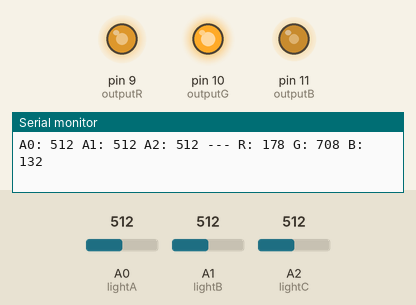
Simulated run of this sketch. Board: Arduino Uno, built with avr-gcc and run on an emulated ATmega328P. Shown: output pins drawn as LEDs (lit = HIGH), the last lines printed to the serial monitor. The inputs (shaded band) are chosen by the test bench; at power-on: A0 (lightA) = 512, A2 (lightC) = 512, A1 (lightB) = 512.

Above: at 1.2 s.
1.3 s: A0 (lightA) set to 306
At 2.5 s:
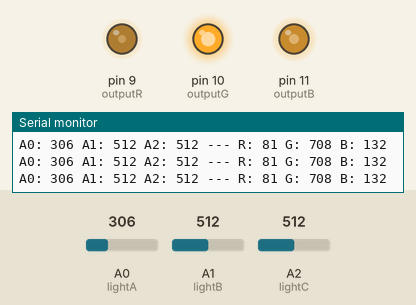
2.8 s: A2 (lightC) set to 306
At 4.0 s:
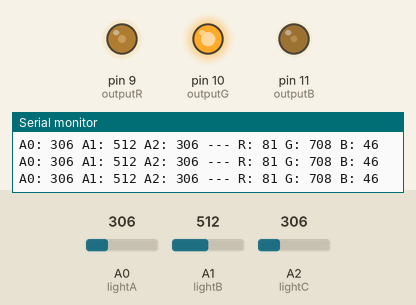
4.3 s: A1 (lightB) set to 122
At 5.5 s:
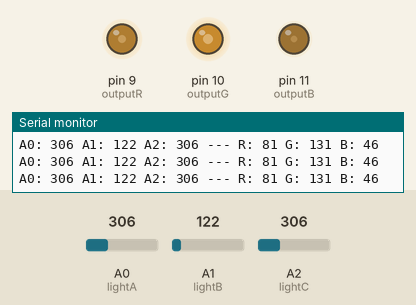
5.8 s: A1 (lightB) set to 0
At 6.6 s:
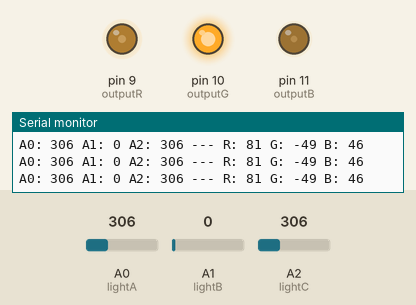
7.3 s: A2 (lightC) set to 122
At 7.8 s:
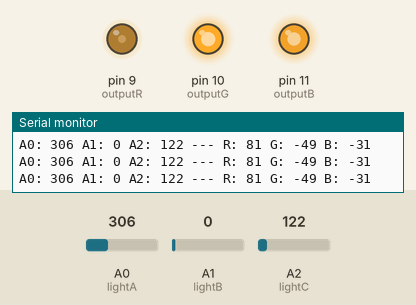
8.8 s: A0 (lightA) set to 511
At 10.1 s:
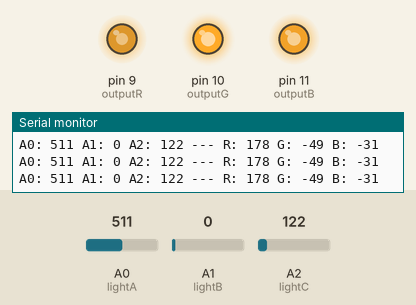
Timing chart, 0 to 11.3 s (numbered marks = the images above; inputs shaded):
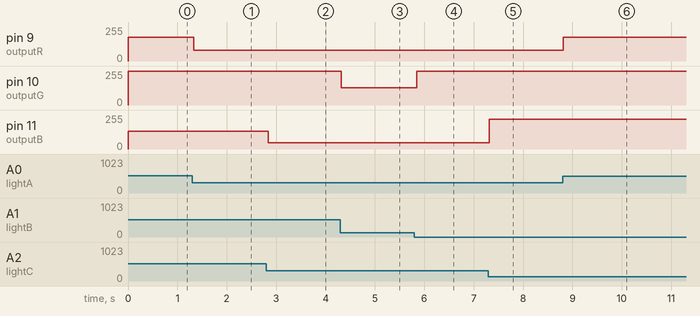

The sketch:

trisensor.ino
```cpp
int lightA = A0; //675, 250
int lightB = A1; //220, 45
int lightC = A2; //780, 330

int outputR = 9;
int outputG = 10;
int outputB = 11;

void setup() {
  // put your setup code here, to run once:
  Serial.begin(9600);

  pinMode(outputR, OUTPUT);
  pinMode(outputG, OUTPUT);
  pinMode(outputB, OUTPUT);
}

void loop() {

  int valueA = analogRead(lightA);
  int valueB = analogRead(lightB);
  int valueC = analogRead(lightC);

  int valueR = map( valueA, 155, 600, 10, 220 );
  int valueG = map( valueB, 40, 182, 10, 220 );
  int valueBb = map( valueC, 220, 720, 10, 220 );

  analogWrite( outputR, valueR );
  analogWrite( outputG, valueG );
  analogWrite( outputB, valueBb );

  // put your main code here, to run repeatedly:
  Serial.print( "A0: " + String( valueA ) + " " );
  Serial.print( "A1: " + String( valueB ) + " " );
  Serial.print( "A2: " + String( valueC ) + " --- " );

  Serial.print( "R: " + String( valueR ) + " " );
  Serial.print( "G: " + String( valueG ) + " " );
  Serial.println( "B: " + String( valueBb ) + " " );

  delay(20);
}
```

Measured:
- after the input at 1.3 s, pin 9 (outputR): 178/255 → 81/255 at once
- after the input at 2.8 s, pin 11 (outputB): 132/255 → 46/255 at once
- after the input at 4.3 s, pin 10 (outputG): 255/255 → 131/255 at once
- after the input at 5.8 s, pin 10 (outputG): 131/255 → 255/255 after 0.05 s
- after the input at 7.3 s, pin 11 (outputB): 46/255 → 225/255 at once
- after the input at 8.8 s, pin 9 (outputR): 81/255 → 178/255 at once
